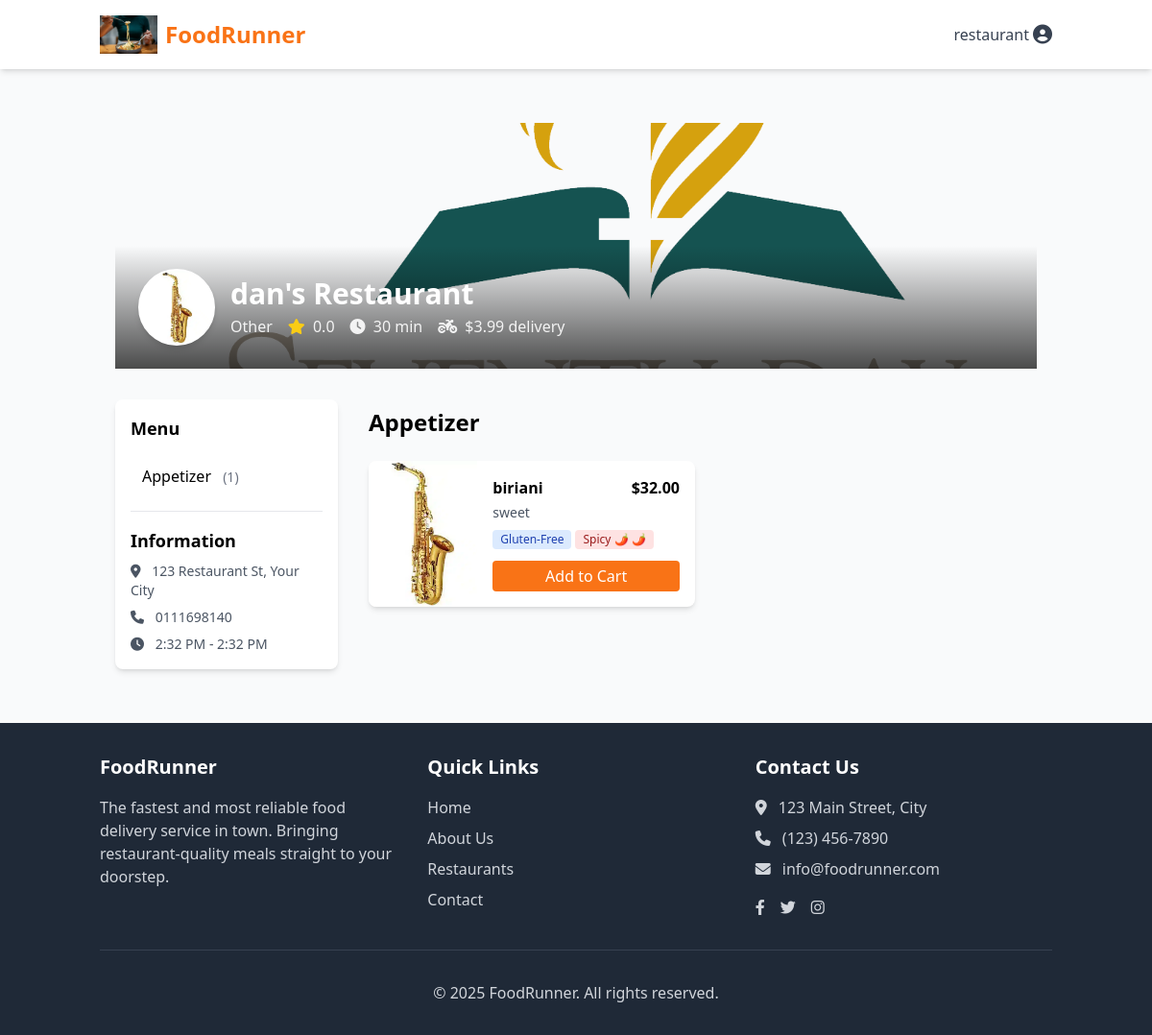
/customer/restaurants/1/ (signed in), run on an earlier commit of the app's database.
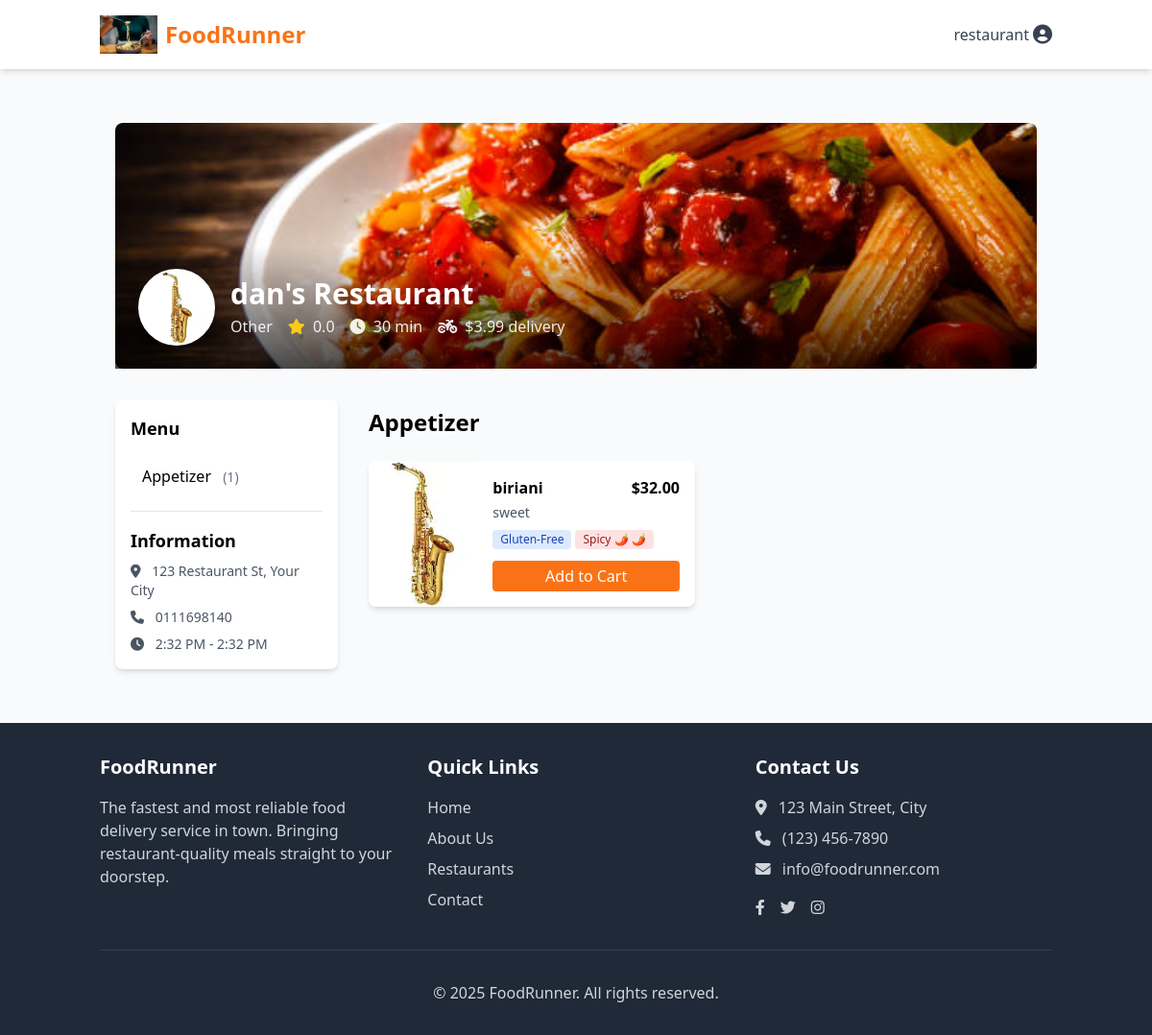
And on a later commit of the database.
### restaurants/models.py (models this page shows, shortened)
class Restaurant(models.Model):
    manager = models.OneToOneField(settings.AUTH_USER_MODEL, on_delete=models.CASCADE)
    name = models.CharField(max_length=100)
    description = models.TextField()
    logo = models.ImageField(upload_to='restaurant_logos/')
    banner_image = models.ImageField(upload_to='restaurant_banners/', blank=True, null=True)
    address = models.OneToOneField(Address, on_delete=models.CASCADE)
    cuisine_type = models.CharField(max_length=50)
    phone = models.CharField(max_length=15)
    email = models.EmailField()
    website = models.URLField(blank=True, null=True)
    is_active = models.BooleanField(default=True)
    average_rating = models.DecimalField(max_digits=3, decimal_places=2, default=0.0)
    delivery_fee = models.DecimalField(max_digits=5, decimal_places=2, default=0.0)
    min_order_amount = models.DecimalField(max_digits=6, decimal_places=2, default=0.0)
    preparation_time = models.PositiveIntegerField(default=30, help_text='Average preparation time in minutes')
    opening_time = models.TimeField()
    closing_time = models.TimeField()
    created_at = models.DateTimeField(auto_now_add=True)
    updated_at = models.DateTimeField(auto_now=True)

### core/models.py (models this page shows, shortened)
class Address(models.Model):
    user = models.ForeignKey(User, on_delete=models.CASCADE, related_name='addresses')
    address_line1 = models.CharField(max_length=100)
    address_line2 = models.CharField(max_length=100, blank=True)
    city = models.CharField(max_length=50)
    state = models.CharField(max_length=50)
    postal_code = models.CharField(max_length=10)
    is_default = models.BooleanField(default=False)
    class Meta:
        verbose_name_plural = "Addresses"

### customers/views.py (the view)
# urls.py: path('restaurants/<int:restaurant_id>/', views.restaurant_detail, name='restaurant_detail'),
@login_required
def restaurant_detail(request, restaurant_id):
    restaurant = get_object_or_404(Restaurant, id=restaurant_id, is_active=True)
    menu_items = MenuItem.objects.filter(restaurant=restaurant, is_available=True)
    categories = {}
    for item in menu_items:
        category = item.get_category_display()
        if category not in categories:
            categories[category] = []
        categories[category].append(item)
    context = {
        'restaurant': restaurant,
        'categories': categories,
    }
    return render(request, 'customers/restaurant_detail.html', context)

### customers/templates/customers/restaurant_detail.html (shortened to what the changed rows need)
{% extends 'base.html' %}
{% block content %}
<div class="container mx-auto px-4 py-8">
    <div class="relative mb-8">
        <div class="h-64 rounded-lg overflow-hidden">
            {% if restaurant.banner_image %}
                <img src="{{ restaurant.banner_image.url }}" alt="{{ restaurant.name }}" class="w-full h-full object-cover">
            {% else %}
                <div class="w-full h-full bg-gray-200"></div>
            {% endif %}
        </div>
        <div class="absolute left-0 bottom-0 w-full bg-gradient-to-t from-black/70 to-transparent p-6">
            <div class="flex items-center">
                {% if restaurant.logo %}
                    <img src="{{ restaurant.logo.url }}" alt="{{ restaurant.name }} Logo" class="w-20 h-20 rounded-full border-2 border-white shadow-md mr-4 bg-white">
                {% endif %}
                <div>
                    <h1 class="text-3xl font-bold text-white mb-1">{{ restaurant.name }}</h1>
                    <div class="flex flex-wrap items-center text-white/90">
                        <span class="mr-4">{{ restaurant.cuisine_type }}</span>
                        <span class="mr-4"><i class="fas fa-star text-yellow-400 mr-1"></i> {{ restaurant.average_rating|floatformat:1 }}</span>
                        <span class="mr-4"><i class="fas fa-clock mr-1"></i> {{ restaurant.preparation_time }} min</span>
                        <span><i class="fas fa-motorcycle mr-1"></i> ${{ restaurant.delivery_fee }} delivery</span>
                    </div>
                </div>
            </div>
        </div>
    </div>
    <div class="flex flex-col lg:flex-row gap-8">
        <div class="w-full lg:w-1/4">
            <div class="bg-white rounded-lg shadow-md p-4 sticky top-4">
                <h2 class="text-lg font-semibold mb-4">Menu</h2>
                <div class="border-t border-gray-200 mt-4 pt-4">
                    <h2 class="text-lg font-semibold mb-2">Information</h2>
                    <div class="text-sm text-gray-600 space-y-2">
                        <p><i class="fas fa-map-marker-alt mr-2"></i> {{ restaurant.address.address_line1 }}, {{ restaurant.address.city }}</p>
                        <p><i class="fas fa-phone mr-2"></i> {{ restaurant.phone }}</p>
                        <p><i class="fas fa-clock mr-2"></i> {{ restaurant.opening_time|time:"g:i A" }} - {{ restaurant.closing_time|time:"g:i A" }}</p>
                    </div>
                </div>
            </div>
        </div>
        <div class="w-full lg:w-3/4">
            {% for category, items in categories.items %}
                <div id="{{ category|slugify }}" class="mb-8">
                    <h2 class="text-2xl font-bold mb-4 sticky top-0 bg-gray-50 py-2">{{ category }}</h2>
                </div>
            {% endfor %}
        </div>
    </div>
</div>
{% endblock %}

What changed in the data, as far as the page shows it:
changed Restaurant "dan's Restaurant": banner_image: a different picture
